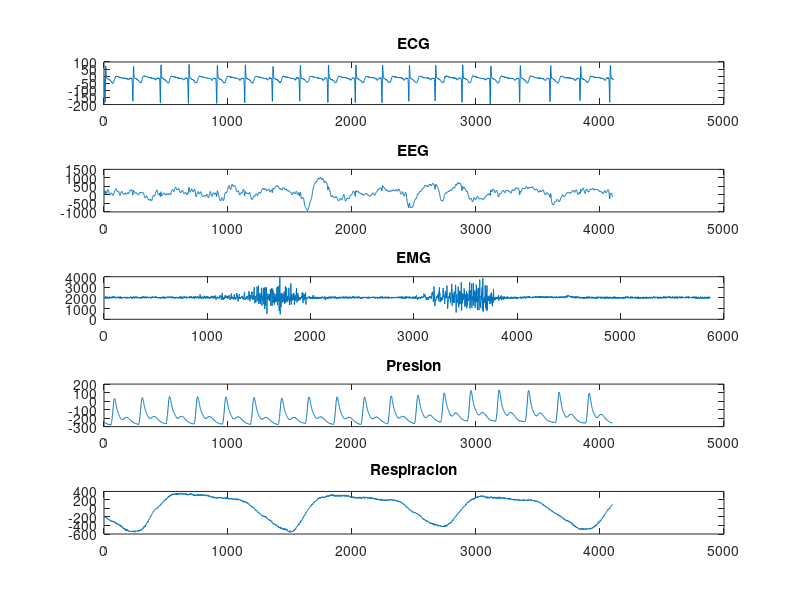
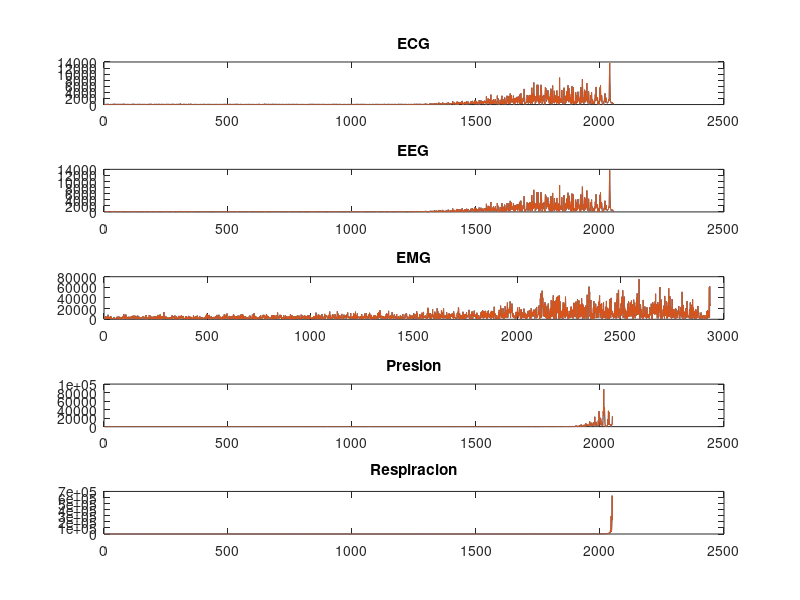

Here is the MATLAB script that generated these plots, in order:
% Trabajos Practico 3
% Ejercicio 6
% Dependencias: ecg.txt, eeg.txt, emg.txt, presion.txt, respiracion.txt, frecuencias.txt
clear all;
close all;

% ECG
ecg = load( 'ecg.txt' );
fm_ecg = 250; % en Hz
TFECG = fft( ecg );
tam = length( TFECG );
medio = floor( tam / 2 );
TFECGR = abs( real( [ TFECG(medio:tam-1) TFECG(medio:tam-1) ] ) );

% EEG
eeg = load( 'eeg.txt' );
fm_eeg = 250; % en Hz
TFEGG = fft( eeg );
tam = length( TFECG );
medio = floor( tam / 2 );
TFREGG = abs( real( [ TFECG(medio:tam-1) TFECG(medio:tam-1) ] ) );

% EMG
emg = load( 'emg.txt' );
fm_emg = 13000; % en Hz
TFEMG = fft( emg );
tam = length( TFEMG );
medio = floor( tam / 2 );
TFREMG = abs( real( [ TFEMG(medio:tam-1) TFEMG(medio:tam-1) ] ) );

% Presion
presion = load( 'presion.txt' );
fm_presion = 250; % en Hz
TFPresion = fft( presion );
tam = length( TFPresion );
medio = floor( tam / 2 );
TFRPresion = abs( real( [ TFPresion(medio:tam-1) TFPresion(medio:tam-1) ] ) );

% Respiracion
respiracion = load( 'respiracion.txt' );
fm_presion = 250; % en Hz
TFRespiracion = fft( respiracion );
tam = length( TFRespiracion );
medio = floor( tam / 2 );
TFRRespiracion = abs( real( [ TFRespiracion(medio:tam-1) TFRespiracion(medio:tam-1) ] ) );

% El ancho de banda se refiere al lugar en donde estadisticamente se encuentra el 95% de la energia de la señal
figure(1);
subplot( 5, 1, 1 );
plot( ecg );
title( "ECG" );
subplot( 5, 1, 2 );
plot( eeg );
title( "EEG" );
subplot( 5, 1, 3 );
plot( emg );
title( "EMG" );
subplot( 5, 1, 4 );
plot( presion );
title( "Presion" );
subplot( 5, 1, 5 );
plot( respiracion );
title( "Respiracion" );

figure(2);
subplot( 5, 1, 1 );
plot( TFECGR );
title( "ECG" );
subplot( 5, 1, 2 );
plot( TFREGG );
title( "EEG" );
subplot( 5, 1, 3 );
plot( TFREMG );
title( "EMG" );
subplot( 5, 1, 4 );
plot( TFRPresion );
title( "Presion" );
subplot( 5, 1, 5 );
plot( TFRRespiracion );
title( "Respiracion" );